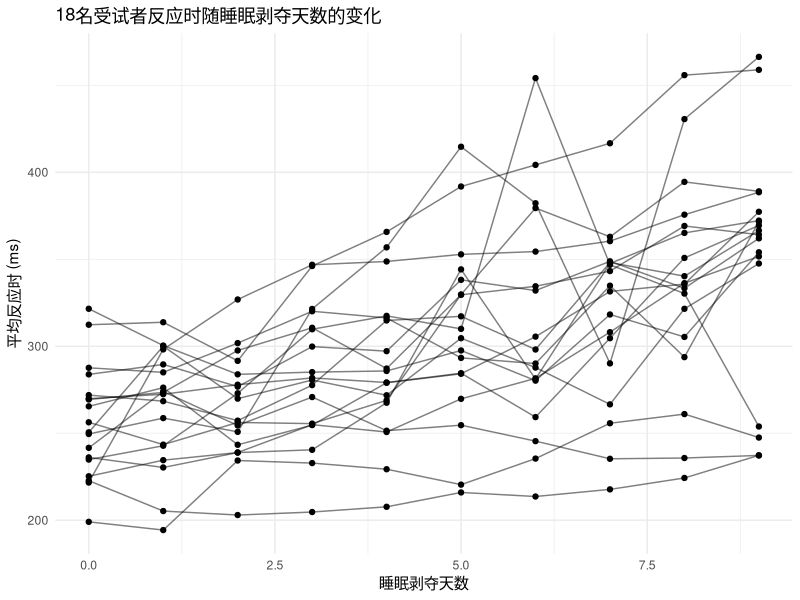
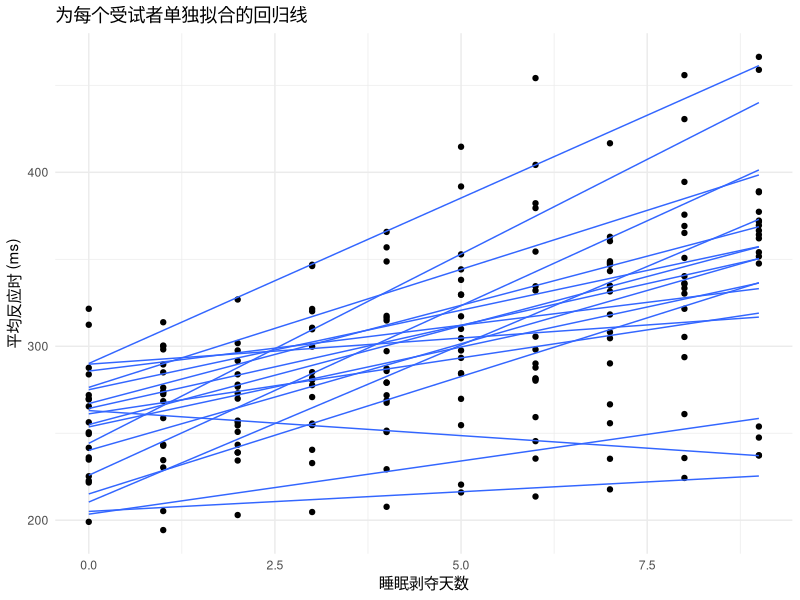
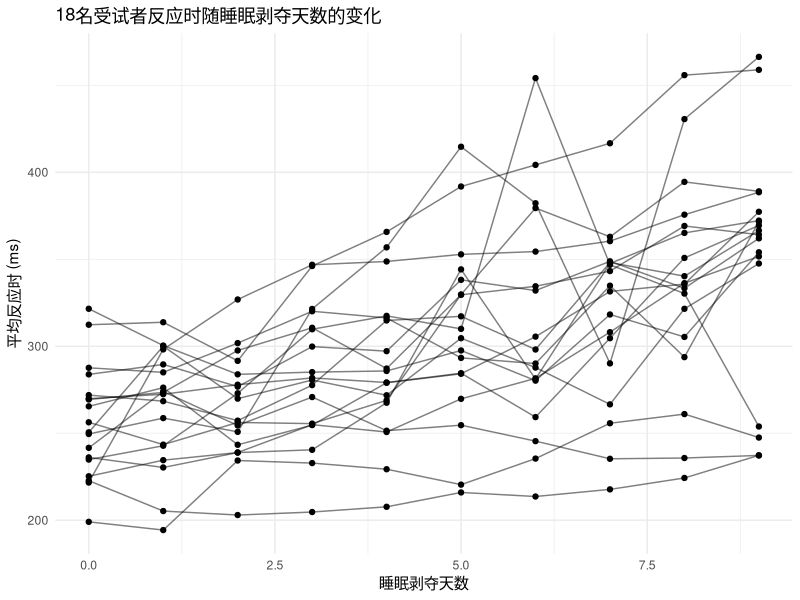
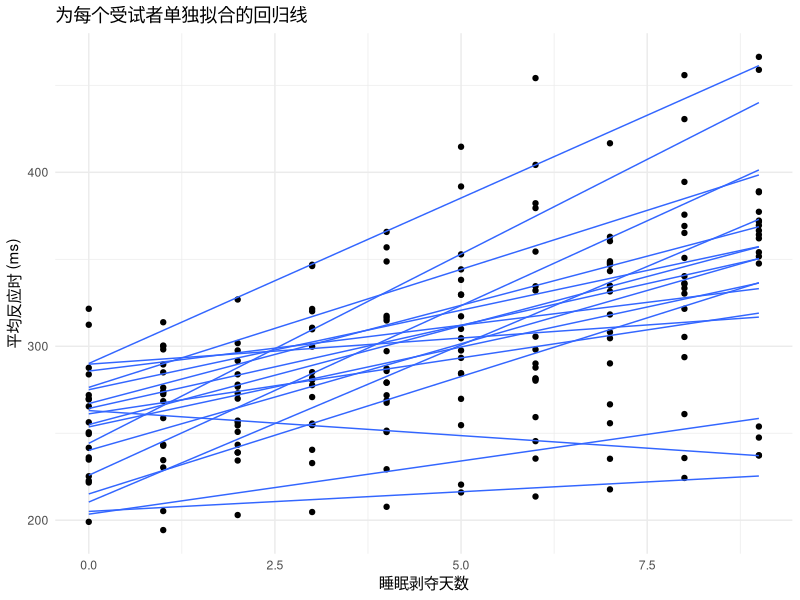

Here is the R script that generated these plots, in order:
# renv::install("languageserver")
# renv::install(c("tidyverse", "lme4"))

library(lme4)      # 用于混合模型（后续使用）和加载数据
library(ggplot2)   # 用于数据可视化
library(dplyr)     # 用于数据处理
library(broom)     # 用于整理模型输出

data(sleepstudy)
head(sleepstudy)

# 首先，通过“意大利面图”(Spaghetti Plot)直观感受数据
ggplot(sleepstudy, aes(x = Days, y = Reaction, group = Subject)) +
  geom_line(alpha = 0.5) +  # 绘制每个受试者的轨迹线
  geom_point() +
  labs(title = "18名受试者反应时随睡眠剥夺天数的变化",
       x = "睡眠剥夺天数",
       y = "平均反应时 (ms)") +
  theme_minimal()
ggsave("./results/sleepstudy_spaghetti_plot.png")


# 将所有数据点合并，进行一个普通最小二乘回归(OLS)
naive_model <- lm(Reaction ~ Days, data = sleepstudy)
summary(naive_model)


# 使用dplyr和broom为每个受试者拟合独立的线性模型
individual_models <- sleepstudy %>%
  group_by(Subject) %>%
  do(tidy(lm(Reaction ~ Days, data = .))) %>%
  ungroup()
head(individual_models)

# 可视化每个人的回归线
ggplot(sleepstudy, aes(x = Days, y = Reaction, group = Subject)) +
  geom_point() +
  geom_smooth(method = "lm", se = FALSE, size = 0.5) + # 为每组添加线性拟合线
  labs(title = "为每个受试者单独拟合的回归线", x = "睡眠剥夺天数", y = "平均反应时 (ms)") +
  theme_minimal()
ggsave("./results/sleepstudy_individual_models.png")
